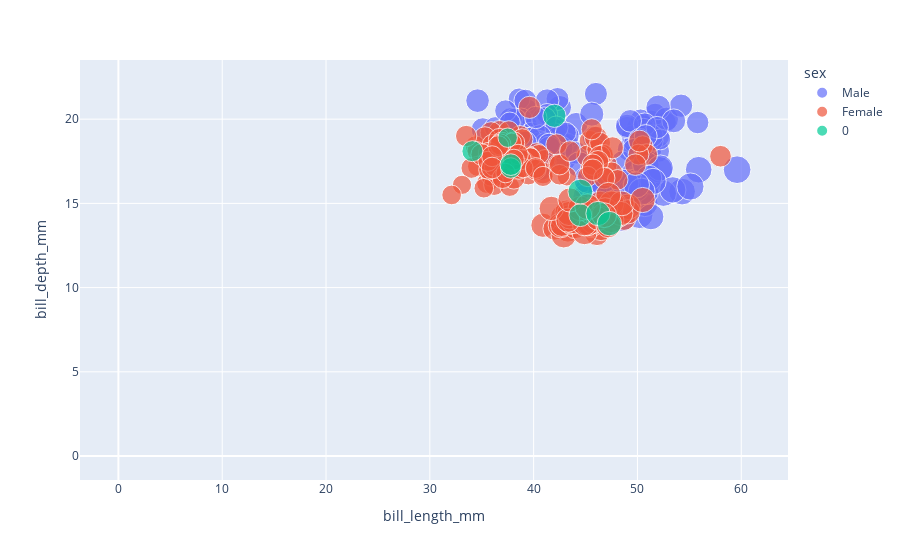

This figure's notebook cell:
### Code cell
px.scatter(data_frame=penguins_data.fillna(0), x='bill_length_mm', y = 'bill_depth_mm', color= "sex", size='body_mass_g')

### Figure 1 — Plotly figure (JSON) as saved in the notebook; plotly's stock layout.template omitted (floating-point values rounded to 4 significant figures; data arrays with more than 128 entries replaced by an {"elided": "..."} marker saying what was removed)
{"data": [{"hovertemplate": "sex=Male<br>bill_length_mm=%{x}<br>bill_depth_mm=%{y}<br>body_mass_g=%{marker.size}<extra></extra>", "legendgroup": "Male", "marker": {"color": "#636efa", "size": {"elided": "168 int values"}, "sizemode": "area", "sizeref": 15.75, "symbol": "circle"}, "mode": "markers", "name": "Male", "orientation": "v", "showlegend": true, "type": "scatter", "x": {"elided": "168 float values"}, "xaxis": "x", "y": {"elided": "168 float values"}, "yaxis": "y"}, {"hovertemplate": "sex=Female<br>bill_length_mm=%{x}<br>bill_depth_mm=%{y}<br>body_mass_g=%{marker.size}<extra></extra>", "legendgroup": "Female", "marker": {"color": "#EF553B", "size": {"elided": "165 int values"}, "sizemode": "area", "sizeref": 15.75, "symbol": "circle"}, "mode": "markers", "name": "Female", "orientation": "v", "showlegend": true, "type": "scatter", "x": {"elided": "165 float values"}, "xaxis": "x", "y": {"elided": "165 float values"}, "yaxis": "y"}, {"hovertemplate": "sex=0<br>bill_length_mm=%{x}<br>bill_depth_mm=%{y}<br>body_mass_g=%{marker.size}<extra></extra>", "legendgroup": "0", "marker": {"color": "#00cc96", "size": [0, 3475, 4250, 3300, 3700, 2975, 4100, 4650, 4725, 4875, 0], "sizemode": "area", "sizeref": 15.75, "symbol": "circle"}, "mode": "markers", "name": "0", "orientation": "v", "showlegend": true, "type": "scatter", "x": [0, 34.1, 42, 37.8, 37.8, 37.5, 44.5, 46.2, 47.3, 44.5, 0], "xaxis": "x", "y": [0, 18.1, 20.2, 17.1, 17.3, 18.9, 14.3, 14.4, 13.8, 15.7, 0], "yaxis": "y"}], "layout": {"legend": {"itemsizing": "constant", "title": {"text": "sex"}, "tracegroupgap": 0}, "margin": {"t": 60}, "xaxis": {"anchor": "y", "domain": [0, 1], "title": {"text": "bill_length_mm"}}, "yaxis": {"anchor": "x", "domain": [0, 1], "title": {"text": "bill_depth_mm"}}}}
